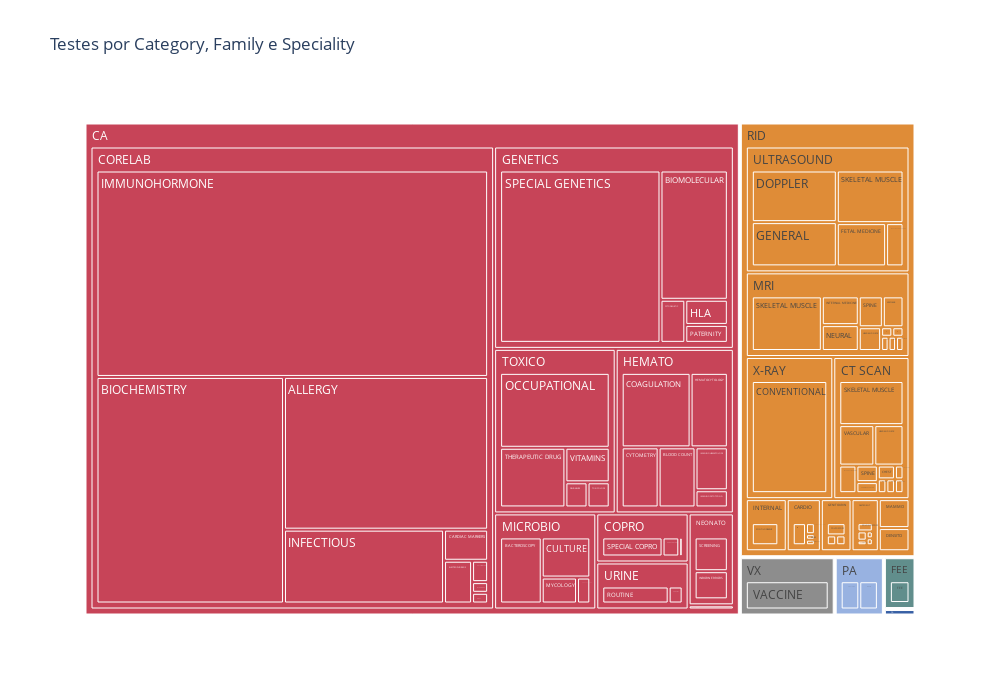

The cell this chart's notebook holds for it:
### Code cell
colors = ['#DF8C37', '#C74458', '#618E8C', '#98B2E1', '#8D8D8D', '#3860A5']

fig = px.treemap(categorias_testes,
                 path=["Category","Family","Speciality"],
                 values='CodItem',
                 color='Category',
                 color_discrete_sequence = colors,
                 width=1000, height=700,
                 title="Testes por Category, Family e Speciality",)

fig.show()

### Figure 1 — Plotly figure (JSON) as saved in the notebook; plotly's stock layout.template omitted (floating-point values rounded to 4 significant figures)
{"data": [{"branchvalues": "total", "customdata": [["RID"], ["CA"], ["CA"], ["CA"], ["RID"], ["CA"], ["RID"], ["CA"], ["RID"], ["CA"], ["RID"], ["RID"], ["FEE"], ["RID"], ["RID"], ["RID"], ["RID"], ["RID"], ["RID"], ["CA"], ["FEE"], ["FEE"], ["CA"], ["PA"], ["CA"], ["CA"], ["CA"], ["CA"], ["CA"], ["CA"], ["RID"], ["RID"], ["RID"], ["RID"], ["RID"], ["CA"], ["RID"], ["RID"], ["RID"], ["RID"], ["CA"], ["CA"], ["CA"], ["PA"], ["CA"], ["CA"], ["CA"], ["FEE"], ["CA"], ["RID"], ["CA"], ["RID"], ["RID"], ["RID"], ["CA"], ["CA"], ["CA"], ["RID"], ["RID"], ["CA"], ["RID"], ["CA"], ["CA"], ["VX"], ["RID"], ["RID"], ["CA                                      "], ["RID"], ["CA"], ["CA"], ["CA"], ["CA"], ["CA"], ["RID"], ["RID"], ["RID"], ["RID"], ["RID"], ["RID"], ["PA"], ["RID"], ["RID"], ["RID"], ["RID"], ["RID"], ["CA"], ["RID"], ["RID"], ["CA"], ["PA"], ["RID"], ["CA"], ["RID"], ["PA"], ["RID"], ["CA"], ["CA"], ["RID"], ["PA"], ["RID"], ["CA"], ["FEE"], ["RID"], ["CA"], ["CA                                      "], ["RID"], ["CA"], ["RID"], ["RID"], ["CA"], ["RID"], ["CA"], ["CA"], ["RID"], ["CA"], ["VX"], ["RID"], ["CA"], ["CA                                      "], ["FEE"], ["PA"], ["RID"], ["VX"]], "domain": {"x": [0, 1], "y": [0, 1]}, "hovertemplate": "labels=%{label}<br>CodItem=%{value}<br>parent=%{parent}<br>id=%{id}<br>Category=%{customdata[0]}<extra></extra>", "ids": ["RID/CARDIO/ABPM", "CA/MICROBIO/CULTURE", "CA/GENETICS/CYTOGENETIC", "CA/HEMATO/CYTOMETRY", "RID/DENSITO/DENSITOMETRY", "CA/DIAG/DIAGNOSTIC MEDICINE", "RID/ULTRASOUND/DOPPLER", "CA/TOXICO/DRUG ABUSE", "RID/CARDIO/ECHOCARDIOGRAPHY", "CA/CORELAB/ELECTROPHORESIS", "RID/GASTROENT/ENDOSCOPY", "RID/CARDIO/ERGOMETRY", "FEE/FEE/FEE", "RID/ULTRASOUND/FETAL MEDICINE", "RID/MRI/GENERAL", "RID/ULTRASOUND/GENERAL", "RID/X-RAY/CONVENTIONAL", "RID/GENITOURIN/COLPOSCOPY", "RID/CT SCAN/FETAL MEDICINE", "CA/HEMATO/COAGULATION", "FEE/FEE/AC / AP / VACCINE RATE", "FEE/FEE/AC RATE", "CA/CORELAB/ALLERGY", "PA/ANATOMO/ANATOMOPATHOLOGICAL", "CA/MICROBIO/BACTEROSCOPY", "CA/CORELAB/BIOCHEMISTRY", "CA/GENETICS/BIOMOLECULAR", "CA/CORELAB/AUTOIMMUNITY", "CA/CORELAB/BLOOD GAS", "CA/CORELAB/CARDIAC MARKERS", "RID/INTERNAL/CARDIOTOCOGRAPHY", "RID/CT SCAN/CARDIOVASCULAR", "RID/MRI/CARDIOVASCULAR", "RID/CT SCAN/CHEST", "RID/MRI/CHEST", "CA/HEMATO/BLOOD COUNT", "RID/GASTROENT/COLONOSCOPY", "RID/CARDIO/GRAPHICAL METHODS", "RID/CT SCAN/HEAD AND NECK", "RID/MRI/HEAD AND NECK", "CA/HEMATO/HEMATOCYTOLOGY", "CA/COPRO/HIDDEN BLOOD", "CA/HEMATO/IMMUNOHEMATOLOGY", "PA/ANATOMO/IMMUNOHISTOCHEMISTRY", "CA/HEMATO/IMMUNOFETOTYPING", "CA/GENETICS/HLA", "CA/CORELAB/POCT", "FEE/FEE/RESEARCH FEE", "CA/URINE/ROUTINE", "RID/INTERNAL/SCINTILOGRAPHY", "CA/NEONATO/SCREENING", "RID/CT SCAN/SKELETAL MUSCLE", "RID/MRI/SKELETAL MUSCLE", "RID/ULTRASOUND/SKELETAL MUSCLE", "CA/URINE/SPECIAL", "CA/COPRO/SPECIAL COPRO", "CA/GENETICS/SPECIAL GENETICS", "RID/CT SCAN/SPINE", "RID/MRI/SPINE", "CA/TOXICO/THERAPEUTIC DRUG", "RID/GASTROENT/THERAPY", "CA/TOXICO/TOXICOLOGY", "CA/MICROBIO/UROCULTURE", "VX/VACCINE/VACCINE", "RID/CT SCAN/VASCULAR", "RID/MRI/VASCULAR", "CA                                      /GENETICS/SPECIAL GENETICS", "RID/GENITOURIN/PENISCOPY", "CA/CORELAB/IMMUNOHORMONE", "CA/COPRO/PARASITOLOGY", "CA/TOXICO/VITAMINS", "CA/NEONATO/INBORN ERRORS", "CA/CORELAB/INFECTIOUS", "RID/CT SCAN/INTERNAL MEDICINE", "RID/MRI/INTERNAL MEDICINE", "RID/GASTROENT/INVASIVE PROCEDURE", "RID/MAMMO/INVASIVE PROCEDURE", "RID/ULTRASOUND/INVASIVE PROCEDURE", "RID/GASTROENT/LARYNGOSCOPY", "PA/CYTO/LIQUID CYTOLOGY", "RID/MRI/MAMA", "RID/MAMMO/MAMMOGRAPHY", "RID/CT SCAN/MAT / MED", "RID/MAMMO/MAT / MED", "RID/MRI/MAT / MED", "CA/MICROBIO/MYCOLOGY", "RID/CT SCAN/NEURAL", "RID/MRI/NEURAL", "CA/TOXICO/OCCUPATIONAL", "PA/CYTO/ONCOTIC CYTOLOGY", "RID/CT SCAN/OTHERS", "CA/GENETICS/PATERNITY", "RID/GENITOURIN/VULVOSCOPY", "PA/ANATOMO", "RID/CARDIO", "CA/COPRO", "CA/CORELAB", "RID/CT SCAN", "PA/CYTO", "RID/DENSITO", "CA/DIAG", "FEE/FEE", "RID/GASTROENT", "CA/GENETICS", "CA                                      /GENETICS", "RID/GENITOURIN", "CA/HEMATO", "RID/INTERNAL", "RID/MAMMO", "CA/MICROBIO", "RID/MRI", "CA/NEONATO", "CA/TOXICO", "RID/ULTRASOUND", "CA/URINE", "VX/VACCINE", "RID/X-RAY", "CA", "CA                                      ", "FEE", "PA", "RID", "VX"], "labels": ["ABPM", "CULTURE", "CYTOGENETIC", "CYTOMETRY", "DENSITOMETRY", "DIAGNOSTIC MEDICINE", "DOPPLER", "DRUG ABUSE", "ECHOCARDIOGRAPHY", "ELECTROPHORESIS", "ENDOSCOPY", "ERGOMETRY", "FEE", "FETAL MEDICINE", "GENERAL", "GENERAL", "CONVENTIONAL", "COLPOSCOPY", "FETAL MEDICINE", "COAGULATION", "AC / AP / VACCINE RATE", "AC RATE", "ALLERGY", "ANATOMOPATHOLOGICAL", "BACTEROSCOPY", "BIOCHEMISTRY", "BIOMOLECULAR", "AUTOIMMUNITY", "BLOOD GAS", "CARDIAC MARKERS", "CARDIOTOCOGRAPHY", "CARDIOVASCULAR", "CARDIOVASCULAR", "CHEST", "CHEST", "BLOOD COUNT", "COLONOSCOPY", "GRAPHICAL METHODS", "HEAD AND NECK", "HEAD AND NECK", "HEMATOCYTOLOGY", "HIDDEN BLOOD", "IMMUNOHEMATOLOGY", "IMMUNOHISTOCHEMISTRY", "IMMUNOFETOTYPING", "HLA", "POCT", "RESEARCH FEE", "ROUTINE", "SCINTILOGRAPHY", "SCREENING", "SKELETAL MUSCLE", "SKELETAL MUSCLE", "SKELETAL MUSCLE", "SPECIAL", "SPECIAL COPRO", "SPECIAL GENETICS", "SPINE", "SPINE", "THERAPEUTIC DRUG", "THERAPY", "TOXICOLOGY", "UROCULTURE", "VACCINE", "VASCULAR", "VASCULAR", "SPECIAL GENETICS", "PENISCOPY", "IMMUNOHORMONE", "PARASITOLOGY", "VITAMINS", "INBORN ERRORS", "INFECTIOUS", "INTERNAL MEDICINE", "INTERNAL MEDICINE", "INVASIVE PROCEDURE", "INVASIVE PROCEDURE", "INVASIVE PROCEDURE", "LARYNGOSCOPY", "LIQUID CYTOLOGY", "MAMA", "MAMMOGRAPHY", "MAT / MED", "MAT / MED", "MAT / MED", "MYCOLOGY", "NEURAL", "NEURAL", "OCCUPATIONAL", "ONCOTIC CYTOLOGY", "OTHERS", "PATERNITY", "VULVOSCOPY", "ANATOMO", "CARDIO", "COPRO", "CORELAB", "CT SCAN", "CYTO", "DENSITO", "DIAG", "FEE", "GASTROENT", "GENETICS", "GENETICS", "GENITOURIN", "HEMATO", "INTERNAL", "MAMMO", "MICROBIO", "MRI", "NEONATO", "TOXICO", "ULTRASOUND", "URINE", "VACCINE", "X-RAY", "CA", "CA                                      ", "FEE", "PA", "RID", "VX"], "marker": {"colors": ["#DF8C37", "#C74458", "#C74458", "#C74458", "#DF8C37", "#C74458", "#DF8C37", "#C74458", "#DF8C37", "#C74458", "#DF8C37", "#DF8C37", "#618E8C", "#DF8C37", "#DF8C37", "#DF8C37", "#DF8C37", "#DF8C37", "#DF8C37", "#C74458", "#618E8C", "#618E8C", "#C74458", "#98B2E1", "#C74458", "#C74458", "#C74458", "#C74458", "#C74458", "#C74458", "#DF8C37", "#DF8C37", "#DF8C37", "#DF8C37", "#DF8C37", "#C74458", "#DF8C37", "#DF8C37", "#DF8C37", "#DF8C37", "#C74458", "#C74458", "#C74458", "#98B2E1", "#C74458", "#C74458", "#C74458", "#618E8C", "#C74458", "#DF8C37", "#C74458", "#DF8C37", "#DF8C37", "#DF8C37", "#C74458", "#C74458", "#C74458", "#DF8C37", "#DF8C37", "#C74458", "#DF8C37", "#C74458", "#C74458", "#8D8D8D", "#DF8C37", "#DF8C37", "#3860A5", "#DF8C37", "#C74458", "#C74458", "#C74458", "#C74458", "#C74458", "#DF8C37", "#DF8C37", "#DF8C37", "#DF8C37", "#DF8C37", "#DF8C37", "#98B2E1", "#DF8C37", "#DF8C37", "#DF8C37", "#DF8C37", "#DF8C37", "#C74458", "#DF8C37", "#DF8C37", "#C74458", "#98B2E1", "#DF8C37", "#C74458", "#DF8C37", "#98B2E1", "#DF8C37", "#C74458", "#C74458", "#DF8C37", "#98B2E1", "#DF8C37", "#C74458", "#618E8C", "#DF8C37", "#C74458", "#3860A5", "#DF8C37", "#C74458", "#DF8C37", "#DF8C37", "#C74458", "#DF8C37", "#C74458", "#C74458", "#DF8C37", "#C74458", "#8D8D8D", "#DF8C37", "#C74458", "#3860A5", "#618E8C", "#98B2E1", "#DF8C37", "#8D8D8D"]}, "name": "", "parents": ["RID/CARDIO", "CA/MICROBIO", "CA/GENETICS", "CA/HEMATO", "RID/DENSITO", "CA/DIAG", "RID/ULTRASOUND", "CA/TOXICO", "RID/CARDIO", "CA/CORELAB", "RID/GASTROENT", "RID/CARDIO", "FEE/FEE", "RID/ULTRASOUND", "RID/MRI", "RID/ULTRASOUND", "RID/X-RAY", "RID/GENITOURIN", "RID/CT SCAN", "CA/HEMATO", "FEE/FEE", "FEE/FEE", "CA/CORELAB", "PA/ANATOMO", "CA/MICROBIO", "CA/CORELAB", "CA/GENETICS", "CA/CORELAB", "CA/CORELAB", "CA/CORELAB", "RID/INTERNAL", "RID/CT SCAN", "RID/MRI", "RID/CT SCAN", "RID/MRI", "CA/HEMATO", "RID/GASTROENT", "RID/CARDIO", "RID/CT SCAN", "RID/MRI", "CA/HEMATO", "CA/COPRO", "CA/HEMATO", "PA/ANATOMO", "CA/HEMATO", "CA/GENETICS", "CA/CORELAB", "FEE/FEE", "CA/URINE", "RID/INTERNAL", "CA/NEONATO", "RID/CT SCAN", "RID/MRI", "RID/ULTRASOUND", "CA/URINE", "CA/COPRO", "CA/GENETICS", "RID/CT SCAN", "RID/MRI", "CA/TOXICO", "RID/GASTROENT", "CA/TOXICO", "CA/MICROBIO", "VX/VACCINE", "RID/CT SCAN", "RID/MRI", "CA                                      /GENETICS", "RID/GENITOURIN", "CA/CORELAB", "CA/COPRO", "CA/TOXICO", "CA/NEONATO", "CA/CORELAB", "RID/CT SCAN", "RID/MRI", "RID/GASTROENT", "RID/MAMMO", "RID/ULTRASOUND", "RID/GASTROENT", "PA/CYTO", "RID/MRI", "RID/MAMMO", "RID/CT SCAN", "RID/MAMMO", "RID/MRI", "CA/MICROBIO", "RID/CT SCAN", "RID/MRI", "CA/TOXICO", "PA/CYTO", "RID/CT SCAN", "CA/GENETICS", "RID/GENITOURIN", "PA", "RID", "CA", "CA", "RID", "PA", "RID", "CA", "FEE", "RID", "CA", "CA                                      ", "RID", "CA", "RID", "RID", "CA", "RID", "CA", "CA", "RID", "CA", "VX", "RID", "", "", "", "", "", ""], "type": "treemap", "values": [1, 17, 7, 16, 4, 1, 35, 4, 6, 7, 2, 1, 4, 17, 1, 30, 70, 5, 1, 37, 2, 1, 182, 6, 24, 248, 57, 2, 1, 8, 1, 2, 1, 2, 1, 16, 3, 2, 10, 5, 20, 1, 10, 1, 4, 7, 1, 1, 19, 11, 12, 24, 36, 28, 4, 18, 181, 3, 7, 28, 1, 4, 3, 27, 12, 6, 1, 2, 472, 5, 11, 10, 69, 4, 10, 1, 1, 6, 1, 1, 1, 3, 1, 1, 1, 8, 1, 9, 59, 6, 1, 5, 2, 7, 10, 24, 990, 61, 7, 4, 1, 8, 8, 257, 1, 9, 103, 12, 5, 52, 78, 22, 106, 116, 23, 27, 70, 1578, 1, 8, 14, 373, 27]}], "layout": {"height": 700, "legend": {"tracegroupgap": 0}, "title": {"text": "Testes por Category, Family e Speciality"}, "treemapcolorway": ["#DF8C37", "#C74458", "#618E8C", "#98B2E1", "#8D8D8D", "#3860A5"], "width": 1000}}
